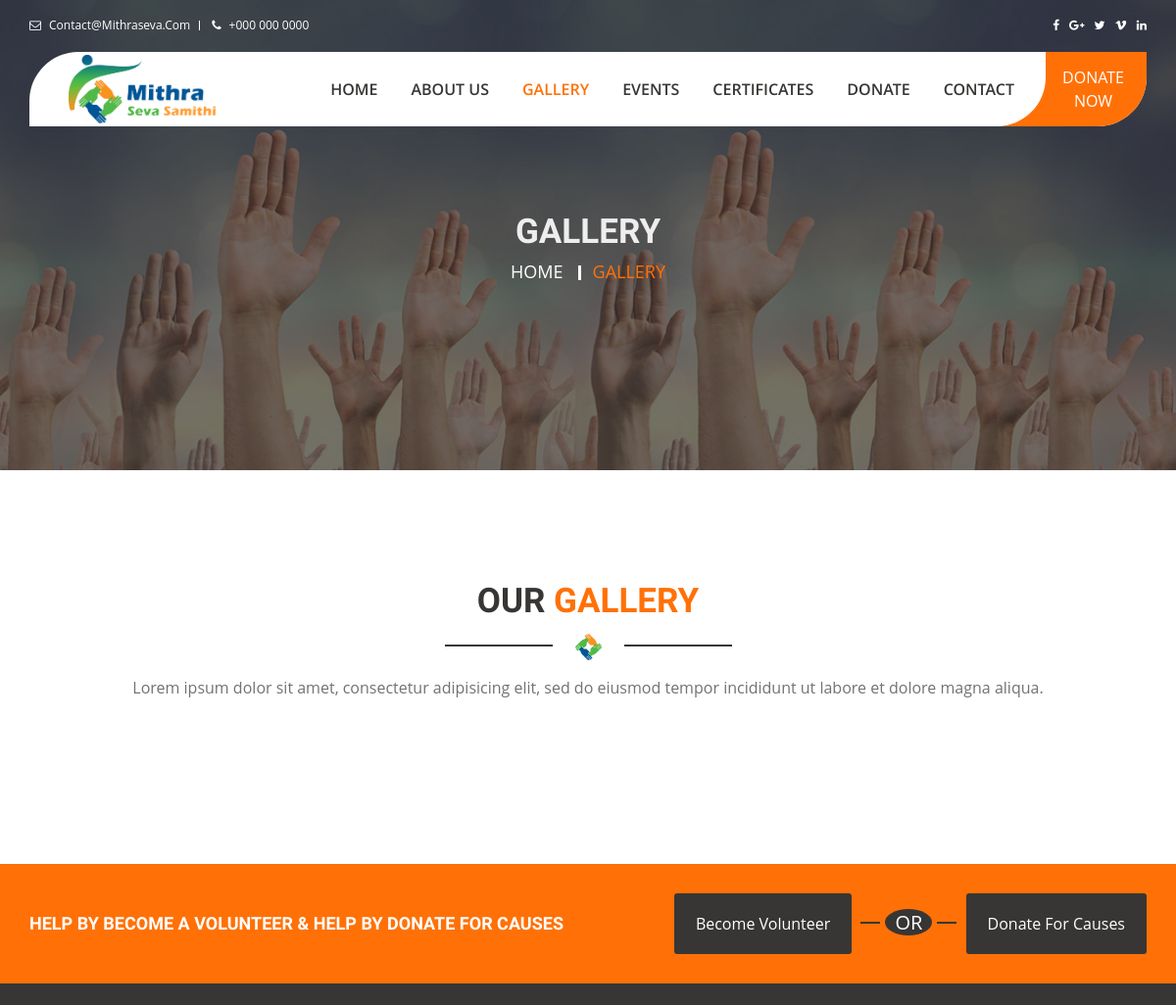
The app's page /index.php/gallery (upper part), older data.
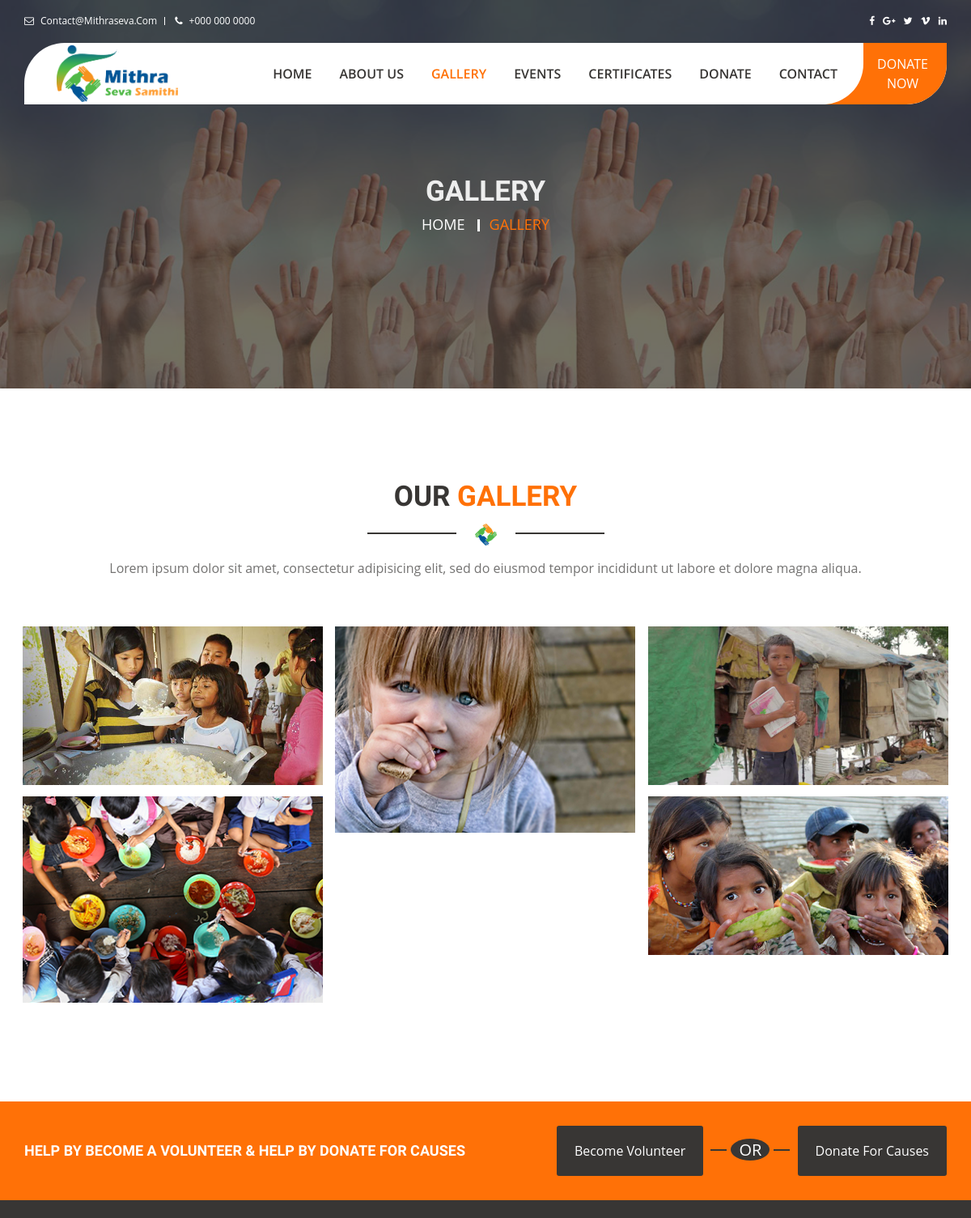
The same page, newer data.
### tables this page shows
CREATE TABLE `gallery` (
  `g_id` int(11) NOT NULL AUTO_INCREMENT,
  `image` varchar(250) DEFAULT NULL,
  `org_image` varchar(250) DEFAULT NULL,
  `status` int(11) DEFAULT '1',
  `create_at` datetime DEFAULT NULL,
  `update_at` datetime DEFAULT NULL,
  `create_by` int(11) DEFAULT NULL,
  PRIMARY KEY (`g_id`)
);

### application/controllers/Front_end.php (called while the page is built, shortened)
<?php
class Front_end extends CI_Controller {
	public function __construct()
	{
		$this->load->helper(array('form', 'url'));
		$this->load->library('form_validation');
		$this->load->library('session');
		$this->load->library('email');
		$this->load->library('user_agent');
		$this->load->helper('directory');
		$this->load->helper('security');
		$this->load->library('zend');
		$this->load->model('Admin_model');
				$data['a_url']='';
				$this->load->view('html/header',$data);
		}
}

### application/controllers/Gallery.php (called while the page is built, shortened)
<?php
@include_once( APPPATH . 'controllers/Front_end.php');
class Gallery extends Front_end {
	public function __construct()
	{
		parent::__construct();
		$this->load->helper(array('form', 'url'));
		$this->load->library('form_validation');
		$this->load->library('session');
		$this->load->library('email');
		$this->load->library('user_agent');
		$this->load->helper('directory');
		$this->load->helper('cookie');
		$this->load->helper('security');
		$this->load->model('Users_model');
	}
	public function index(){
		$data['gallery_list']=$this->Users_model->get_gallery_list();
		$this->load->view('html/gallery',$data);
		$this->load->view('html/footer');
	}
}

### index.php (called while the page is built, shortened)
<?php
require_once BASEPATH.'core/CodeIgniter.php';

### application/models/Users_model.php (called while the page is built, shortened)
<?php if ( ! defined('BASEPATH')) exit('No direct script access allowed');
class Users_model extends CI_Model
{
	public  function get_gallery_list(){
		$this->db->select('*')->from('gallery');
		$this->db->where('status',1);
		$this->db->order_by('g_id','desc');
		return $this->db->get()->result_array();
	}
}

### application/views/html/gallery.php (the view, shortened to what this page needs)
    <section class="breadcrumb-section section-bg-clr5">
        <div class="container">
            <div class="row">
                <div class="col-md-12">
                    <div class="breadcrumb-content">
                        <h2>Gallery</h2>
                        <ul>
                            <li><a href="<?php echo base_url(); ?>">home</a></li>
                            <li>Gallery</li>
                        </ul>
                    </div>
                </div>
            </div>
        </div>
    </section>
<section id="portfolio" class="gallery section-padding section-background">
          <div class="container">
            <div class="row">
                <div class="col-md-12">
                    <div class="section-heading">
                        <h2>Our <span>Gallery</span></h2>
                        <span>
                            <img src="<?php echo base_url(); ?>assets/vendor/images/icon.png" alt="icon">
                        </span>
                        <p>
                            Lorem ipsum dolor sit amet, consectetur adipisicing elit, sed do eiusmod tempor incididunt ut labore et dolore magna aliqua.
                        </p>
                    </div>
                </div>
            </div>
              <div class="row">
                      <div class=" col-md-12">
                          <?php if(isset($gallery_list) && count($gallery_list)>0){ ?>
                          <div id="galleryitems">
                               <?php foreach($gallery_list as $li){ ?>
                              <div class="chartiy single-item">
                                  <div class="single-isotope">
                                      <img src="<?php echo base_url('assets/gallery/'.$li['image']); ?>" alt="<?php echo isset($li['org_image'])?$li['org_image']:''; ?>">
                                  </div>
                              </div>
							<?php } ?>
                          </div>
						  <?php } ?>
                      </div>
              </div>
          </div>
    </section>

### application/views/html/header.php (shortened to what this page needs)
<!DOCTYPE html>
<html >
<head>
        <link href="<?php echo base_url(); ?>assets/vendor/css/plugins/bootstrap.min.css" rel="stylesheet">
        <link href="<?php echo base_url(); ?>assets/vendor/css/font-awesome.min.css" rel="stylesheet">
        <link href="<?php echo base_url(); ?>assets/vendor/css/plugins/swiper.min.css" rel="stylesheet">
        <link href="<?php echo base_url(); ?>assets/vendor/css/plugins/lightcase.css" rel="stylesheet">
        <link href="<?php echo base_url(); ?>assets/vendor/css/mithra.css" rel="stylesheet">
        <link href="<?php echo base_url(); ?>assets/vendor/css/style.css" rel="stylesheet">
    </head>
    <body >
        <header class="header-section">
            <div class="header-top">
                <div class="container">
                    <div class="row">
                        <div class="col-md-12">
                                <div class="section-wrapper">
                                    <div class="header-top-section">
                                        <div class="header-top-left">
                                            <ul>
                                                <li>
                                                    <i class="fa fa-envelope-o" aria-hidden="true"> </i>
                                                    <p>
                                                        <a href="#">contact@mithraseva.com</a>
                                                    </p>
                                                </li>
                                                <li>
                                                    <i class="fa fa-phone" aria-hidden="true"></i>
                                                    <P>+000 000 0000</P>
                                                </li>
                                            </ul>
                                        </div>
                                        <div class="header-top-right">
                                            <ul class="social-link-list  social-link-list1">
                                                <li><a href="#"><i class="fa fa-facebook"></i></a></li>
                                                <li><a href="#"><i class="fa fa-google-plus"></i></a></li>
                                                <li><a href="#"><i class="fa fa-twitter"></i></a></li>
                                                <li><a href="#"><i class="fa fa-vimeo"></i></a></li>
                                                <li><a href="#"><i class="fa fa-linkedin"></i></a></li>
                                            </ul>
                                        </div>
                                    </div>
                                </div>
                        </div>
                    </div>
                </div>
            </div>
            <div class="header-bottom header header-wrapper">
                <nav class="navbar navbar-default">
                    <div class="container">
                            <div class="row">
                                <div class="col-md-12">
                                    <div class="navbar-menu">
                                        <div class="navbar-header">
                                              <a class="navbar-brand" href="<?php echo base_url(); ?>"><img style="width:150px;height:auto;" src="<?php echo base_url(); ?>assets/vendor/images/logo.png" alt="logo"></a>
                                            </div>
                                            <div class="collapse navbar-collapse" id="bs-example-navbar-collapse-1">
                                              <ul class="nav navbar-nav">
                                                <li class="<?php if($this->uri->segment(1)==''){ echo "menu-active"; } ?>"><a class="page-scroll" href="<?php echo base_url(); ?>">Home <span class="sr-only">(current)</span></a></li>
                                               <li class="<?php if($this->uri->segment(1)=='aboutus'){ echo "menu-active"; } ?>"><a class="page-scroll" href="<?php echo base_url('aboutus'); ?>">about us</a></li>
												<li class="<?php if($this->uri->segment(1)=='gallery'){ echo "menu-active"; } ?>"><a class="page-scroll" href="<?php echo base_url('gallery'); ?>">Gallery</a>
												</li>
												<li class="<?php if($this->uri->segment(1)=='events'){ echo "menu-active"; } ?>"><a class="page-scroll" href="<?php echo base_url('events'); ?>">events</a></li>
												<li class="<?php if($this->uri->segment(1)=='certificates'){ echo "menu-active"; } ?>"><a class="page-scroll" href="<?php echo base_url('certificates'); ?>">Certificates</a></li>
                                               	<li class="<?php if($this->uri->segment(1)=='donate'){ echo "menu-active"; } ?>"><a class="page-scroll" href="<?php echo base_url('donate'); ?>">Donate</a></li>
                                                <li class="<?php if($this->uri->segment(1)=='contactus'){ echo "menu-active"; } ?>"><a class="page-scroll" href="<?php echo base_url('contactus'); ?>">contact</a></li>
                                              </ul>
                                              <div class="donate-button">
                                                <button type="button" data-toggle="modal" data-target="#donate-popup">donate<br> now</button>
                                              </div>
                                        </div>
                                    </div>
                                </div>
                        </div>
                    </div>
                </nav>
            </div>
        </header>

### application/views/html/footer.php (shortened to what this page needs)
        <footer class="footer-section ">
            <div class="footer-support-list">
                <div class="container">
                    <div class="row">
                        <div class="col-md-6">
                            <div class="footer-support-content">
                                <h4>help by become a volunteer &amp; help by donate for causes</h4>
                            </div>
                        </div>
                        <div class="col-md-6">
                            <div class="footer-support">
                                <a href="#">become volunteer</a>
                                <span>or</span>
                                <a href="#">donate for causes</a>
                            </div>
                        </div>
                    </div>
                </div>
            </div>
            <div class="container">
                    <div class="footer-list">
                        </div>
                    </div>
        </footer>
    </body>
</html>

Row changes from the older to the newer data that the page shows:
added gallery: image (picture)
added gallery: image (picture)
added gallery: image (picture)
added gallery: image (picture)
added gallery: image (picture)
